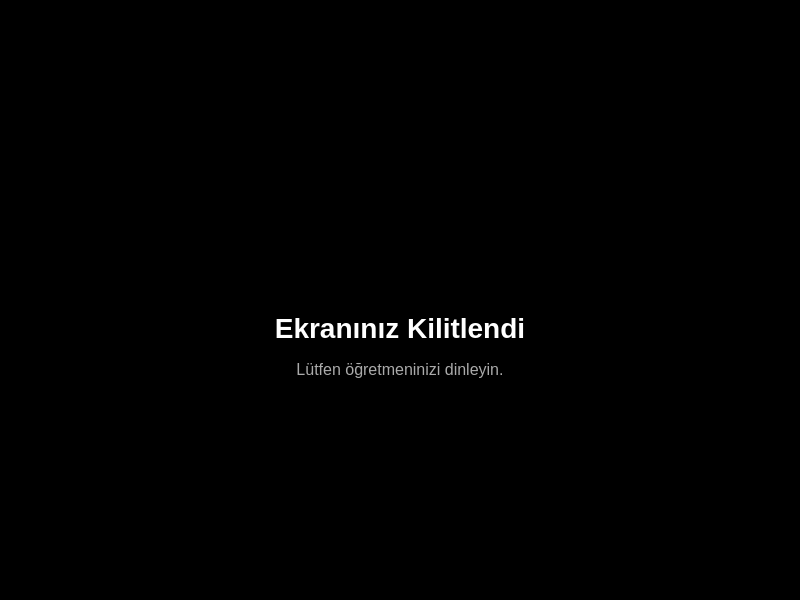
<?xml version="1.0" encoding="UTF-8"?>
<ui version="4.0">
 <class>ScreenLockOverlay</class>
 <widget class="QWidget" name="ScreenLockOverlay">
  <property name="geometry">
   <rect>
    <x>0</x>
    <y>0</y>
    <width>800</width>
    <height>600</height>
   </rect>
  </property>
  <property name="windowTitle">
   <string/>
  </property>
  <property name="styleSheet">
   <string>QWidget#ScreenLockOverlay { background-color: #000000; }</string>
  </property>
  <layout class="QVBoxLayout" name="mainLayout">
   <property name="spacing">
    <number>16</number>
   </property>
   <item>
    <spacer>
     <property name="orientation">
      <enum>Qt::Vertical</enum>
     </property>
     <property name="sizeHint" stdset="0">
      <size>
       <width>20</width>
       <height>40</height>
      </size>
     </property>
    </spacer>
   </item>
   <item>
    <widget class="QLabel" name="lockIconLabel">
     <property name="text">
      <string></string>
     </property>
     <property name="alignment">
      <set>Qt::AlignCenter</set>
     </property>
     <property name="styleSheet">
      <string>font-size: 64px;</string>
     </property>
    </widget>
   </item>
   <item>
    <widget class="QLabel" name="titleLabel">
     <property name="text">
      <string>Ekranınız Kilitlendi</string>
     </property>
     <property name="alignment">
      <set>Qt::AlignCenter</set>
     </property>
     <property name="styleSheet">
      <string>color: #ffffff; font-size: 28px; font-weight: bold;</string>
     </property>
    </widget>
   </item>
   <item>
    <widget class="QLabel" name="messageLabel">
     <property name="text">
      <string>Lütfen öğretmeninizi dinleyin.</string>
     </property>
     <property name="alignment">
      <set>Qt::AlignCenter</set>
     </property>
     <property name="wordWrap">
      <bool>true</bool>
     </property>
     <property name="styleSheet">
      <string>color: #aaaaaa; font-size: 16px; padding: 0 60px;</string>
     </property>
    </widget>
   </item>
   <item>
    <spacer>
     <property name="orientation">
      <enum>Qt::Vertical</enum>
     </property>
     <property name="sizeHint" stdset="0">
      <size>
       <width>20</width>
       <height>40</height>
      </size>
     </property>
    </spacer>
   </item>
  </layout>
 </widget>
 <resources/>
 <connections/>
</ui>
